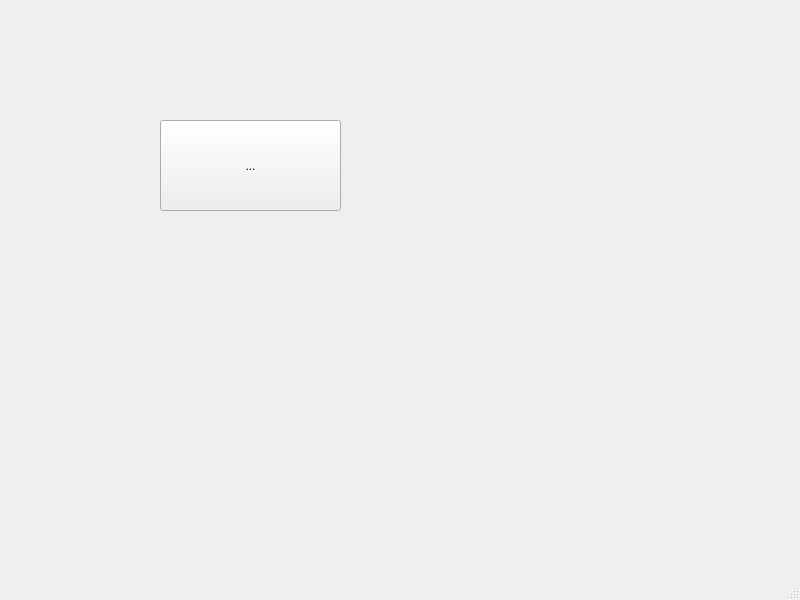
<?xml version="1.0" encoding="UTF-8"?>
<ui version="4.0">
 <class>MainWindow</class>
 <widget class="QMainWindow" name="MainWindow">
  <property name="geometry">
   <rect>
    <x>0</x>
    <y>0</y>
    <width>800</width>
    <height>600</height>
   </rect>
  </property>
  <property name="windowTitle">
   <string>MainWindow</string>
  </property>
  <widget class="QWidget" name="centralwidget">
   <widget class="QToolButton" name="toolButton">
    <property name="geometry">
     <rect>
      <x>160</x>
      <y>120</y>
      <width>181</width>
      <height>91</height>
     </rect>
    </property>
    <property name="text">
     <string>...</string>
    </property>
   </widget>
  </widget>
  <widget class="QMenuBar" name="menubar">
   <property name="geometry">
    <rect>
     <x>0</x>
     <y>0</y>
     <width>800</width>
     <height>26</height>
    </rect>
   </property>
  </widget>
  <widget class="QStatusBar" name="statusbar"/>
 </widget>
 <resources/>
 <connections/>
</ui>
